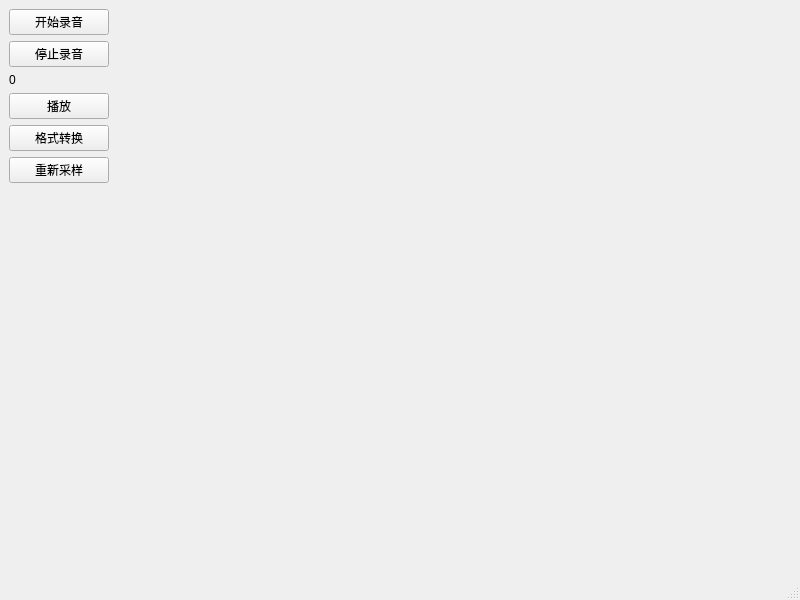
<?xml version="1.0" encoding="UTF-8"?>
<ui version="4.0">
 <class>MainWindow</class>
 <widget class="QMainWindow" name="MainWindow">
  <property name="geometry">
   <rect>
    <x>0</x>
    <y>0</y>
    <width>800</width>
    <height>600</height>
   </rect>
  </property>
  <property name="windowTitle">
   <string>MainWindow</string>
  </property>
  <widget class="QWidget" name="centralwidget">
   <layout class="QVBoxLayout" name="verticalLayout">
    <item>
     <widget class="QPushButton" name="pushButton">
      <property name="maximumSize">
       <size>
        <width>100</width>
        <height>16777215</height>
       </size>
      </property>
      <property name="text">
       <string>开始录音</string>
      </property>
     </widget>
    </item>
    <item>
     <widget class="QPushButton" name="pushButton_2">
      <property name="maximumSize">
       <size>
        <width>100</width>
        <height>16777215</height>
       </size>
      </property>
      <property name="text">
       <string>停止录音</string>
      </property>
     </widget>
    </item>
    <item>
     <widget class="QLabel" name="LabTime">
      <property name="text">
       <string>0</string>
      </property>
     </widget>
    </item>
    <item>
     <widget class="QPushButton" name="pushButton_3">
      <property name="maximumSize">
       <size>
        <width>100</width>
        <height>16777215</height>
       </size>
      </property>
      <property name="text">
       <string>播放</string>
      </property>
     </widget>
    </item>
    <item>
     <widget class="QPushButton" name="pushButton_4">
      <property name="maximumSize">
       <size>
        <width>100</width>
        <height>16777215</height>
       </size>
      </property>
      <property name="text">
       <string>格式转换</string>
      </property>
     </widget>
    </item>
    <item>
     <widget class="QPushButton" name="pushButton_5">
      <property name="maximumSize">
       <size>
        <width>100</width>
        <height>16777215</height>
       </size>
      </property>
      <property name="text">
       <string>重新采样</string>
      </property>
     </widget>
    </item>
    <item>
     <spacer name="verticalSpacer">
      <property name="orientation">
       <enum>Qt::Vertical</enum>
      </property>
      <property name="sizeHint" stdset="0">
       <size>
        <width>20</width>
        <height>40</height>
       </size>
      </property>
     </spacer>
    </item>
   </layout>
  </widget>
  <widget class="QMenuBar" name="menubar">
   <property name="geometry">
    <rect>
     <x>0</x>
     <y>0</y>
     <width>800</width>
     <height>24</height>
    </rect>
   </property>
  </widget>
  <widget class="QStatusBar" name="statusbar"/>
 </widget>
 <resources/>
 <connections/>
</ui>
